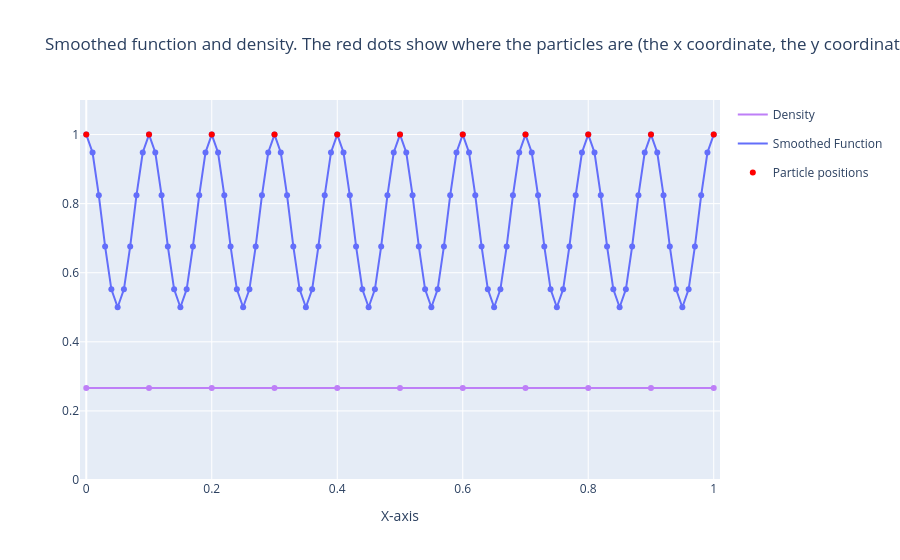
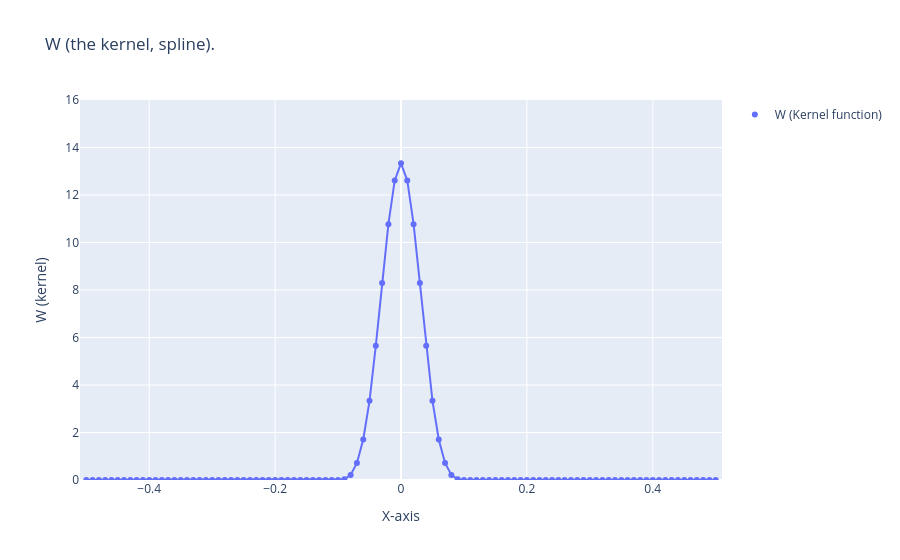

Write notebook code for charts like these, in order.
### Markdown cell above
Not quite sure what is happening on the ends, I'll have to come back to it later. Probably not significant in practice since the density goes to 0 for many simulations. 
It probably comes because we have no particles past the end and so we only get half of the weight function.

Now try with a narrow spline (h = 0.5*grid space.)

### Code cell
plot_spline_info(0.5, 'uniform', 101)
